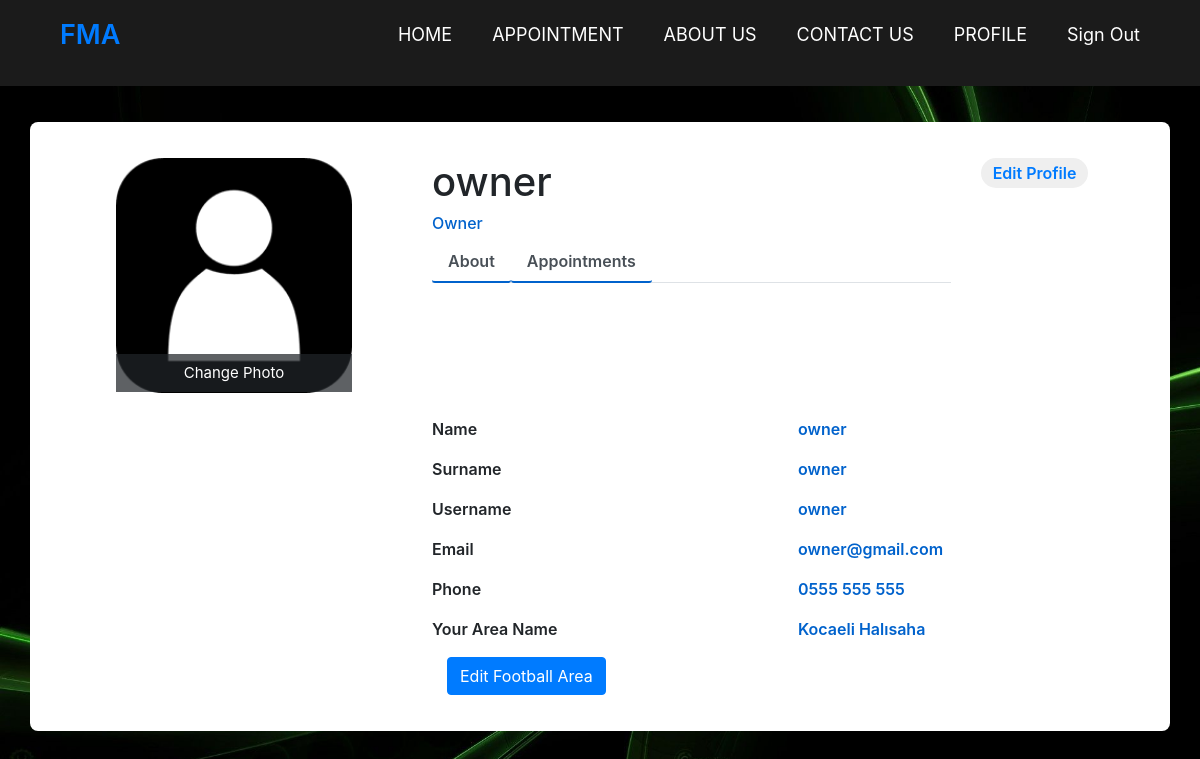
The app's page /myprofil (signed in) with its own data.
### web.py (models this page shows)
class Users(db.Model):
    id = db.Column(db.Integer,primary_key = True)
    name = db.Column(db.String(80))
    surname = db.Column(db.String(80))
    username = db.Column(db.String(80))
    email = db.Column(db.String(80))
    password = db.Column(db.String(80))
    user_type = db.Column(db.Integer)
    football_areas = db.relationship('FootballArea', backref = 'users')
    phoneNumber = db.Column(db.String(80), default = 'none')

class FootballArea(db.Model):
    id = db.Column(db.Integer,primary_key = True)
    OwnerName = db.Column(db.String(80))
    OwnerNumber = db.Column(db.String(80))
    AreaName = db.Column(db.String(80))
    LikeCoun = db.Column(db.Integer)
    City = db.Column(db.String(80))
    adress = db.Column(db.Text)
    users_id = db.Column(db.Integer, db.ForeignKey('users.id'))
    clocks = db.relationship('Clocks',backref = 'owner_area')

### web.py (the view)
@app.route("/myprofil")
def myprofil():
    global currentUser
    if currentUser == 0:
        return redirect(url_for("signin"))
    user = Users.query.filter_by(id = currentUser).first()
    areas = FootballArea.query.all()
    return render_template("myprofil.html", user = user,areas=areas)

### templates/myprofil.html (shortened to what this page needs)
<!DOCTYPE html>
<html>
<head>
    <link href="//maxcdn.bootstrapcdn.com/bootstrap/4.1.1/css/bootstrap.min.css" rel="stylesheet" id="bootstrap-css">
<link rel="stylesheet" href="https://maxcdn.bootstrapcdn.com/bootstrap/4.0.0/css/bootstrap.min.css">
    <link rel="stylesheet" type="text/css" href="/static/style_myprofil.css">
</head>
<body>
    <link rel="stylesheet" href="https://cdnjs.cloudflare.com/ajax/libs/font-awesome/4.7.0/css/font-awesome.min.css">
    <nav>
        <div class="logo">
            <a href="/homepage">FMA </a></div>
        <ul>
      <li><a href="/homepage">HOME</a></li>
      <li>
            <a href="/appointment">APPOINTMENT</a>
      </li>
      <li><a href="/aboutus">ABOUT US</a></li>
      <li><a href="/contactus">CONTACT US</a></li>
      <li><a href="/myprofil">PROFILE</a></li>
    {% if  user.id != 0 %}
      <li><a href="/signout">Sign Out</a></li>
    {% endif %}
      </nav>
        <div class="container emp-profile">
            <form method="post">
                <div class="row">
                    <div class="col-md-4">
                        <div class="profile-img">
                            <img src="static\images\profile_pics\profile0.png" alt=""/>
                            <div class="file btn btn-lg btn-primary">
                                Change Photo
                            </div>
                        </div>
                    </div>
                    <div class="col-md-6">
                        <div class="profile-head">
                                    <h1>{{user.name}}</h1>
                                    <h6>
                                        Owner
                                    </h6>
                            <ul class="nav nav-tabs" id="myTab" role="tablist">
                                <li class="nav-item">
                                    <a class="nav-link active" id="home-tab" data-toggle="tab" href="/myprofil" role="tab" aria-controls="home" aria-selected="true" >About</a>
                                </li>
                                <li class="nav-item">
                                    <a class="nav-link active" id="profile-tab" data-toggle="tab" href="/myprofil/appointments" role="tab" aria-controls="profile" aria-selected="false">Appointments</a>
                                </li>
                            </ul>
                        </div>
                    </div>
                    <div class="col-md-2">
                        <button type="submit" class="profile-edit-btn" name="btnAddMore" value="Edit Profile"><a href="/editMyProfil">Edit Profile</a></button>
                    </div>
                </div>
                <div class="row">
                    <div class="col-md-4">
                    </div>
                    <div class="col-md-8">
                        <div class="tab-content profile-tab" id="myTabContent">
                            <div class="tab-pane fade show active" id="home" role="tabpanel" aria-labelledby="home-tab">
                                        <div class="row">
                                            <div class="col-md-6">
                                                <label>Name</label>
                                            </div>
                                            <div class="col-md-6">
                                                <p>{{user.name}}</p>
                                            </div>
                                        </div>
                                        <div class="row">
                                            <div class="col-md-6">
                                                <label>Surname</label>
                                            </div>
                                            <div class="col-md-6">
                                                <p>{{user.surname}}</p>
                                            </div>
                                        </div>
                                        <div class="row">
                                            <div class="col-md-6">
                                                <label>Username</label>
                                            </div>
                                            <div class="col-md-6">
                                                <p>{{user.username}}</p>
                                            </div>
                                        </div>
                                        <div class="row">
                                            <div class="col-md-6">
                                                <label>Email</label>
                                            </div>
                                            <div class="col-md-6">
                                                <p>{{user.email}}</p>
                                            </div>
                                        </div>
                                        <div class="row">
                                            <div class="col-md-6">
                                                <label>Phone</label>
                                            </div>
                                            <div class="col-md-6">
                                                <p>{{user.phoneNumber}}</p>
                                            </div>
                                        </div>
                                            {% if  user.user_type == 1 %}
                                                {% if user.football_areas[0] != NULL  %}
                                                <div class="row">
                                                    <div class="col-md-6">
                                                        <label>Your Area Name</label>
                                                    </div>
                                                    <div class="col-md-6">
                                                        <p>{{user.football_areas[0].AreaName}}</p>
                                                    </div>
                                                </div>
                                                <div class="col-md-6">
                                                    <a class="btn btn-primary" href="/editFootballArea">Edit Football Area</a>
                                                    </div>
                                                {% else %}
                                                <div class="col-md-6">
                                                    <a class="btn btn-primary" href="/addFootballArea">Add Football Area</a>
                                                    </div>
                                                {% endif %}
                                            {% endif %}
                                                </div>
                            </div>
                        </div>
                    </div>
                </div>
</body>
</html>

### static/style_myprofil.css (style rules this page uses)
body { background: url(/static/images/back2.jpg) no-repeat; background-size:cover; margin: 0; padding: 0; }
.active { background: #ffffff; border-radius: 3px; }
.emp-profile { padding: 3%; margin-top: 3%; margin-bottom: 3%; border-radius: 0.5rem; background: #fff; }
.profile-img { text-align: center; }
.profile-img img { width: 70%; height: 100%; }
.profile-img .file { position: relative; overflow: hidden; margin-top: -20%; width: 70%; border: none; border-radius: 0; font-size: 15px; background: #212529b8; }
.profile-head h6 { color: #0062cc; }
.profile-edit-btn { border: none; border-radius: 1.5rem; width: 70%; padding: 2%; font-weight: 600; color: #6c757d; cursor: pointer; }
.profile-head .nav-tabs { margin-bottom:5%; }
.profile-head .nav-tabs .nav-link { font-weight:600; border: none; }
.profile-head .nav-tabs .nav-link.active { border: none; border-bottom:2px solid #0062cc; }
.profile-tab label { font-weight: 600; }
.profile-tab p { font-weight: 600; color: #0062cc; }
nav { background: #1b1b1b; width:auto; }
nav:after { content: ''; clear: both; display: table; }
nav .logo { float: left; color: white; font-size: 27px; font-weight: 600; line-height: 70px; padding-left: 60px; }
nav ul { float: right; margin-right: 40px; list-style: none; position: relative; }
nav ul li { float: left; display: inline-block; background: #1b1b1b; margin: 0 5px; }
nav ul li a { color: white; line-height: 70px; text-decoration: none; font-size: 18px; padding: 8px 15px; }
.show,.icon,.input1 { display: none; }

### records on screen
Users: name "owner", surname "owner", username "owner", email "owner@gmail.com", phoneNumber "0555 555 555"
FootballArea: AreaName "Kocaeli Halısaha"
